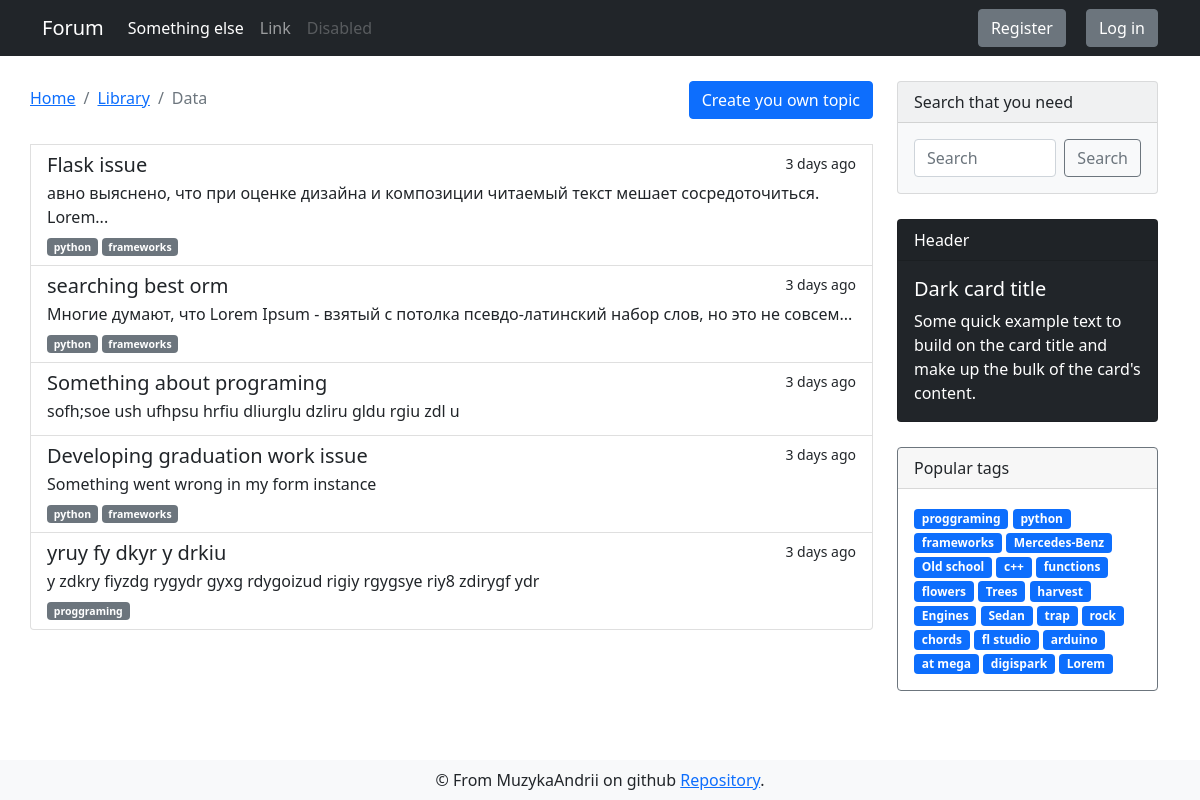
The app's page /forum/programing/python, older data.
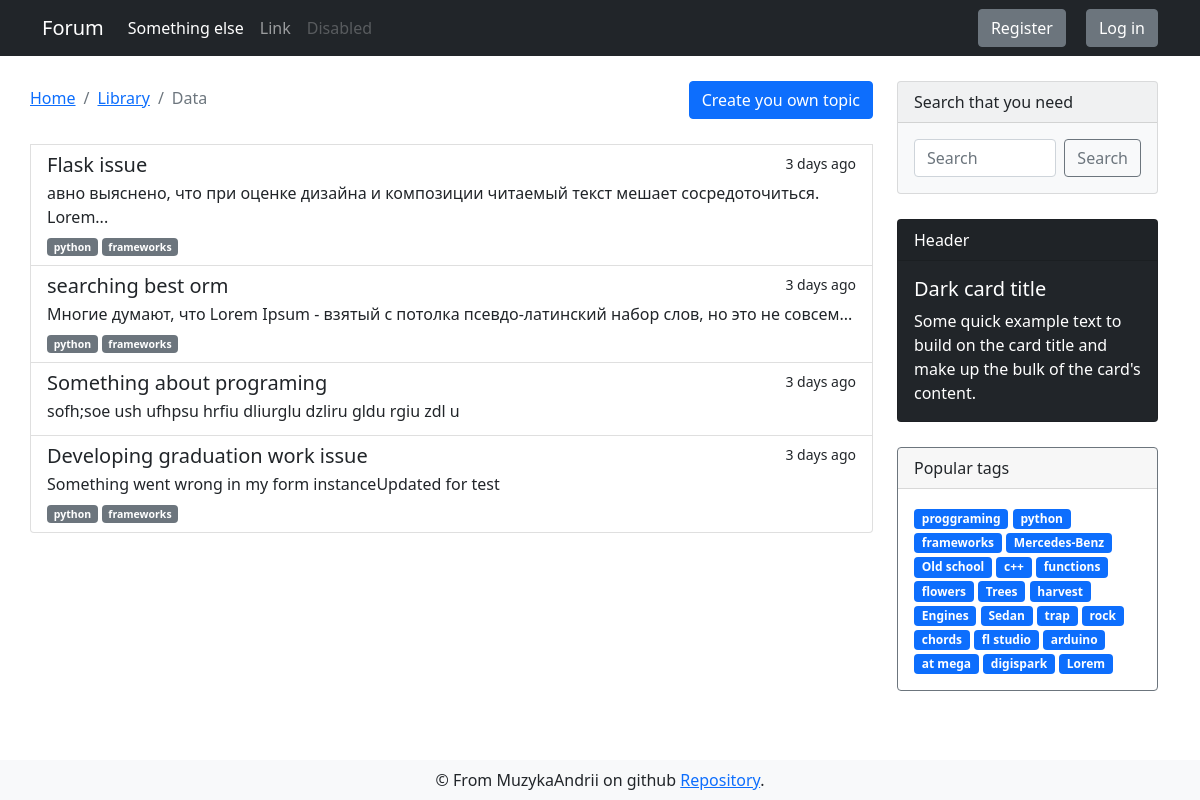
The same page, newer data.
### app/models.py (models this page shows, shortened)
class DbMixin(object):
    def save(self):
        db.session.add(self)
        db.session.commit()

class Discussion(DbMixin, db.Model):
    id = db.Column(db.Integer, primary_key = True, autoincrement=True)
    theme = db.Column(db.String, unique=True, nullable=False)
    text = db.Column(db.Text, unique=True, nullable=False)
    theme_id = db.Column(db.Integer, db.ForeignKey('theme.id'), nullable=False)
    tags = db.relationship('Tag', secondary=discussion_tags, backref=db.backref('discussions', lazy='dynamic'))
    comments = db.relationship('Comment', backref='parent_discussion', lazy='dynamic')
    creator_id = db.Column(db.Integer, db.ForeignKey('user.id'), nullable=False)
    edit_requests = db.relationship('Edit_request', backref='target_discussion', lazy='select')

class Tag(DbMixin, db.Model):
    id = db.Column(db.Integer, primary_key = True, autoincrement=True)
    name = db.Column(db.String(50), unique=True, nullable=False)
    slug = db.Column(db.String(100), unique=True, nullable=False)
    section_id = db.Column(db.Integer, db.ForeignKey('section.id'), nullable=False)

### app/views.py (the view)
@app.route('/forum/<string:section_slug>/<string:theme_slug>')
def discussions_index(section_slug, theme_slug):
    current_section_id = Section.get_from_slug(section_slug).id
    current_theme = Theme.get_current_theme(theme_slug, current_section_id)
    discussions = current_theme.discussions
    return render_template('forum/discussions.html', tags=get_tags(), discussions=discussions, section_slug=section_slug, theme_slug=current_theme.slug, title='Topics list')

### app/models.py (called while the page is built)
    @staticmethod
    def get_from_slug(slug):
        return Section.query.filter_by(slug=slug).first_or_404()

    @staticmethod
    def get_current_theme(theme_slug, section_id):
        return Theme.query.filter_by(slug=theme_slug, section_id=section_id).first_or_404()

### app/views.py (called while the page is built)
@app.before_request
def update_last_seen():
    if current_user.is_authenticated:
        current_user.update_last_seen()

@app.before_request
@cache.cached(timeout=60)
def check_banned():
    if current_user.is_authenticated and current_user.is_banned == True:
        ban_reason = current_user.ban_reason
        logout_user()
        return render_template('alerts/banned.html', reason=ban_reason)

@cache.cached(timeout=600, key_prefix='tags')
def get_tags():
    return Tag.query.limit(25).all()

### app/templates/forum/discussions.html (shortened to what this page needs)
{% extends "layouts/base.html" %}
{% block content %}
<div class="container">
    <div class="row">
        <div style="margin: 25px 0;" class="list-group col-md-9">
            <div class="heading d-flex">
                <nav aria-label="breadcrumb">
                    <ol class="breadcrumb">
                        <li class="breadcrumb-item"><a href="#">Home</a></li>
                        <li class="breadcrumb-item"><a href="#">Library</a></li>
                        <li class="breadcrumb-item active" aria-current="page">Data</li>
                    </ol>
                </nav>
                {% if current_user.is_anonymous %}
                <button type="button" class="btn btn-primary" data-bs-toggle="modal" data-bs-target="#exampleModal">
                    Create you own topic
                </button>
                {% else %}
                <a class="btn btn-primary"
                    href="{{ url_for('create_topic', section_slug=section_slug, theme_slug=theme_slug) }}"
                    class="list-group-item list-group-item-action" aria-current="true">
                    Create you own topic
                </a>
                {% endif %}
            </div>
            {% for discussion in discussions %}
            <a href="{{ url_for('discussion', section_slug=section_slug, theme_slug=theme_slug, discussion_id=discussion.id) }}"
                class="list-group-item list-group-item-action" aria-current="true">
                <div class="d-flex w-100 justify-content-between">
                    <h5 class="mb-1">{{ discussion.theme }}</h5>
                    <small>3 days ago</small>
                </div>
                <p class="mb-1">{{ discussion.text | truncate(100) | striptags }}</p>
                <small>
                    {% for tag in discussion.tags %}
                    <span class="badge bg-secondary">{{ tag.name }}</span>
                    {% endfor %}
                </small>
            </a>
            {% endfor %}
        </div>
        {% include 'layouts/sidebar.html' %}
    </div>
</div>
{% endblock %}

### app/templates/layouts/base.html (shortened to what this page needs)
<!doctype html>
<html>
<head>
  {% block head %}
  <link href="https://cdn.jsdelivr.net/npm/bootstrap@5.0.0/dist/css/bootstrap.min.css" rel="stylesheet"
>
  <link rel="stylesheet" type="text/css" href="{{ url_for('static',filename='css/style.css') }}">
  {% endblock %}
</head>
<body>
  <nav class="navbar navbar-expand-lg navbar-dark bg-dark">
    <div class="container">
      <a class="navbar-brand" href="{{ url_for('index') }}">Forum</a>
      <div class="collapse navbar-collapse" id="navbarSupportedContent">
        <ul class="navbar-nav me-auto mb-2 mb-lg-0">
          <li class="nav-item">
            <a class="nav-link active" aria-current="page" href="">Something else</a>
          </li>
          <li class="nav-item">
            <a class="nav-link" href="#">Link</a>
          </li>
          <li class="nav-item">
            <a class="nav-link disabled" href="#" tabindex="-1" aria-disabled="true">Disabled</a>
          </li>
        </ul>
        <form class="d-flex">
          {% if current_user.is_anonymous %}
          <a href="{{ url_for('auth.register') }}" type="button" class="btn login-btn btn-secondary">Register</a>
          <a href="{{ url_for('auth.login') }}" type="button" class="btn btn-secondary">Log in</a>
          {% endif %}
        </form>
      </div>
    </div>
  </nav>
  {% block content %}
  {% endblock %}
  {% block footer %}
  <footer class="navbar fixed-bottom navbar-light bg-light">
    <div class="container" style="justify-content: space-around;">
      <div class="footer-content">
        &copy; From MuzykaAndrii on github
        <a href="https://github.com/MuzykaAndrii/modern-flask-forum">Repository</a>.</div>
    </div>
  </footer>
  {% endblock %}
</body>
</html>

### app/templates/layouts/sidebar.html
<div class="sidebar col-md-3">
    <div class="card text-dark bg-light mb-3" style="max-width: 18rem;">
        <div class="card-header">Search that you need</div>
        <form method="GET" action="{{ url_for('search') }}" class="card-body d-flex">
            <input name="search_query" value="{{ request.args.get('search_query', '') }}" class="form-control me-2" type="text" placeholder="Search" aria-label="Search">
            <button class="btn btn-outline-secondary" type="submit">Search</button>
        </form>
    </div>
    <div class="card text-white bg-dark mb-3" style="max-width: 18rem;">
        <div class="card-header">Header</div>
        <div class="card-body">
            <h5 class="card-title">Dark card title</h5>
            <p class="card-text">Some quick example text to build on the card title and make up the bulk of the
                card's content.</p>
        </div>
    </div>
    <div class="card border-secondary mb-3" style="max-width: 18rem;">
        <div class="card-header">Popular tags</div>
        <div class="card-body text-secondary">
            {% for tag in tags %}
            <a href="{{ url_for('tags_discussions', tag_slug=tag.slug) }}" class="tag badge bg-primary">{{ tag.name }}</a>
            {% endfor %}
        </div>
    </div>
</div>

### app/static/css/style.css (style rules this page uses)
.login-btn { margin-right: 20px; }
.card { margin: 25px 0; }
.tag { text-decoration: none; }
.heading { justify-content: space-between; margin-bottom: 25px; }
.breadcrumb { margin-bottom: 0; line-height: 35px; }

Row changes from the older to the newer data that the page shows:
removed Discussion: theme "yruy fy dkyr y drkiu", text "y zdkry fiyzdg rygydr gyxg rdygoizud rigiy rgygsye riy8 zdirygf ydr", Tag (name "proggraming")
changed Discussion "Developing graduation work issue": text "Something went wrong in my form instance" → "Something went wrong in my form instanceUpdated for test"
